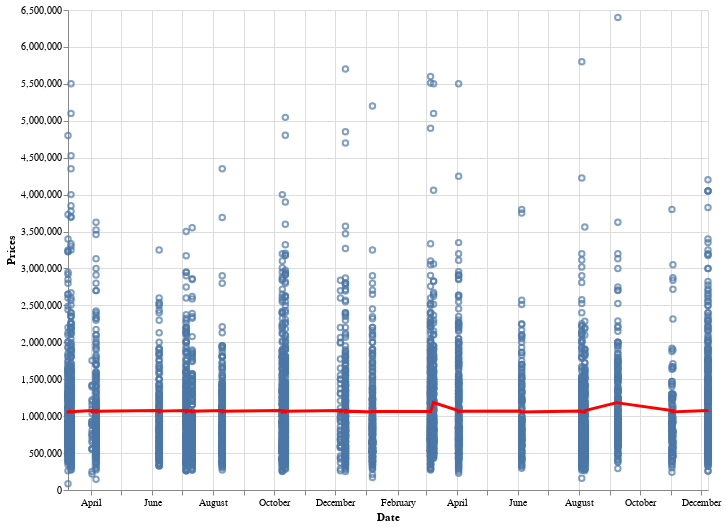

Write notebook code for a chart like this one.
### Code cell
plot_alt_rolling_mean()

### Figure 1 — Vega-Lite specification as saved in the notebook (floating-point values rounded to 4 significant figures; data arrays with more than 128 entries replaced by an {"elided": "..."} marker saying what was removed)
{"config": {"view": {"continuousWidth": 400, "continuousHeight": 300}}, "layer": [{"mark": "point", "encoding": {"x": {"type": "temporal", "field": "Date"}, "y": {"type": "quantitative", "axis": {"title": "Prices"}, "field": "Price"}}, "height": 480, "width": 640}, {"mark": {"type": "line", "color": "red", "size": 3}, "encoding": {"x": {"type": "temporal", "field": "Date"}, "y": {"type": "quantitative", "field": "rolling_mean"}}, "transform": [{"window": [{"op": "mean", "field": "Price", "as": "rolling_mean"}], "frame": [-10]}]}], "data": {"name": "data-692573b03fa83411f06e15828611741e"}, "$schema": "https://vega.github.io/schema/vega-lite/v4.8.1.json", "datasets": {"data-692573b03fa83411f06e15828611741e": {"elided": "13580 records"}}}
